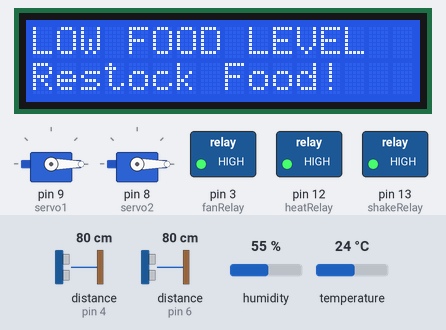
Bench run of a sketch on a simulated Arduino Leonardo, built with avr-gcc and run on an emulated ATmega32U4. Shown: 16×2 character LCD, 2 × servo, switched loads named in the sketch (green lamp = pin HIGH). Wiring (inferred from the names in the program): 2 × ultrasonic range finder: trigger pin 5, echo pin 4 / trigger pin 7, echo pin 6. The inputs (shaded band) are chosen by the test bench; at power-on: distance to the obstacle (sensors on pin 6, pin 4) 80 cm, temperature 24 °C, humidity 55 %. The echo pulse lasts 58.3 µs per cm; WiFi joins after 1.5 s; servers stay silent unless stated; pins used as bus, display or sensor lines are not drawn.

Above: at 5.1 s.
5.2 s: distance to the obstacle (sensor on pin 6) set to 24 cm
7.6 s: distance to the obstacle (sensor on pin 6) set to 20 cm
At 10.3 s:
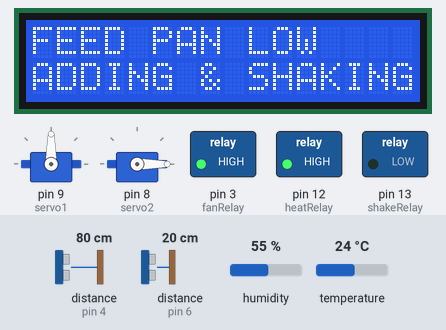
At 12.88 s:
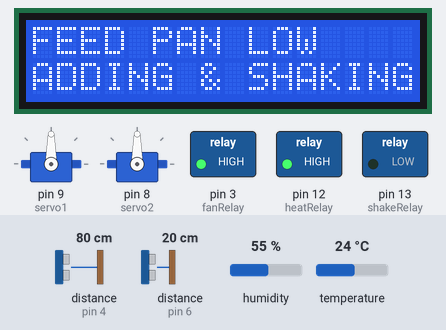
14.2 s: distance to the obstacle (sensor on pin 4) set to 8 cm
18.5 s: distance to the obstacle (sensor on pin 4) set to 5 cm
20.1 s: temperature set to 21 °C
At 26.4 s:
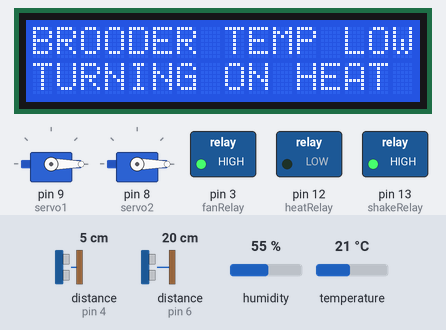
26.7 s: temperature set to 28 °C
At 28.9 s:
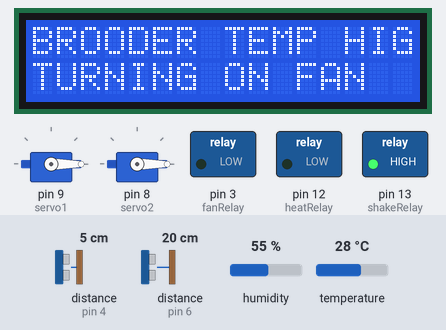
Timing chart, 0 to 30.2 s (numbered marks = the images above; inputs shaded):
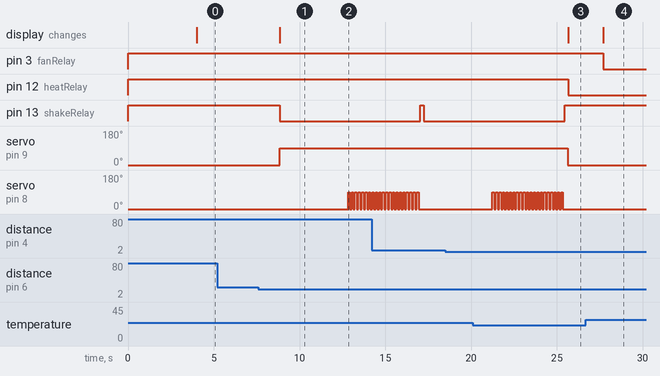

The sketch:

SmartBrooderBlynk.ino
```cpp
#define BLYNK_TEMPLATE_ID "TMPL2L9aai7qJ"
#define BLYNK_TEMPLATE_NAME "Smart Brooder"
#define BLYNK_AUTH_TOKEN "nt0I7E7LuwCIsdrheyO9R2FXR6TXtSSh"
#define BLYNK_PRINT Serial

#include <Servo.h>
#include <LiquidCrystal_I2C.h>
// #include <SoftwareSerial.h>
#include <BlynkSimpleShieldEsp8266.h>
#define EspSerial Serial1
#include <ESP8266_Lib.h>

// SoftwareSerial EspSerial(11, 10); // RX, TX

#define ESP8266_BAUD 115200

ESP8266 wifi(&EspSerial);
char auth[] = BLYNK_AUTH_TOKEN;
char ssid[] = "kianyaga";
char pass[] = "kianyaga123";

LiquidCrystal_I2C lcd(0x27, 16, 2);
Servo servo1, servo2;

#include <DHT.h>
DHT dht(2, DHT11); //(sensor pin,sensor type)

#define trig1 7
#define echo1 6
#define trig2 5
#define echo2  4

#define heatRelay 12
#define fanRelay  3
#define shakeRelay 13

//define sound velocity in cm/uS
#define SOUND_VELOCITY 0.034

long duration1, duration2;
float distance1, distance2;

int maxFood = 100;
float maxContainerSpace = 22;
float minContainerSpace = 4;
int sensorValue;

float t, h;
BlynkTimer timer;

void setup() {

  Serial.begin(9600); // Starts the serial communication
  pinMode(trig1, OUTPUT);
  pinMode(echo1, INPUT);
  pinMode(trig2, OUTPUT);
  pinMode(echo2, INPUT);
  pinMode(heatRelay, OUTPUT);
  pinMode(fanRelay, OUTPUT);
  pinMode(shakeRelay, OUTPUT);

  digitalWrite(fanRelay, HIGH);
  digitalWrite(heatRelay, HIGH);
  digitalWrite(shakeRelay, HIGH);

  lcd.init();
  lcd.clear();
  lcd.backlight(); // Make sure backlight is on

  // Print a message on both lines of the LCD.
  lcd.setCursor(1, 0); //Set cursor to character 2 on line 0
  lcd.print("SMART CHICKEN");

  lcd.setCursor(3, 1); //Move cursor to character 2 on line 1
  lcd.print("BROODER");

  dht.begin();

  servo1.attach(9);
  servo1.write(0);
  servo2.attach(8);
  servo2.write(0);
  delay(2000);

  int sensorValue = analogRead(A0);
  EspSerial.begin(ESP8266_BAUD);
  delay(10);
//  Blynk.begin(auth, ssid, pass);
Blynk.begin(BLYNK_AUTH_TOKEN, wifi, ssid, pass, "blynk.cloud", 80);
  // Timer setup
  timer.setInterval(1000L, sendSensorData); // Send sensor data every second
}

void sendSensorData() {

  delay(20);
  h = dht.readHumidity();
  t = dht.readTemperature();

  if (isnan(h) || isnan(t)) {
    Serial.println("Failed to read from DHT sensor!");
    return;
  }

  // Clears the trigPin1
  digitalWrite(trig1, LOW);
  delayMicroseconds(2);
  digitalWrite(trig1, HIGH);
  delayMicroseconds(10);
  digitalWrite(trig1, LOW);

  // Calculate the distance
  duration1 = pulseIn(echo1, HIGH);
  distance1 = duration1 * SOUND_VELOCITY / 2;
  float availableContainerSpace = ((distance1 - minContainerSpace) * 100) / maxContainerSpace;
  maxFood = 100 - availableContainerSpace;
  digitalWrite(trig2, LOW);
  delayMicroseconds(2);
  digitalWrite(trig2, HIGH);
  delayMicroseconds(10);
  digitalWrite(trig2, LOW);

  duration2 = pulseIn(echo2, HIGH);
  distance2 = duration2 * SOUND_VELOCITY / 2;

  lcd.clear();
  lcd.setCursor(0, 0); //Set cursor to character 2 on line 0
  lcd.print("Available: ");
  lcd.print(maxFood);
  lcd.print("%");
  lcd.setCursor(0, 1); //Set cursor to character 2 on line 0
  lcd.print("T:");
  lcd.print(t);
  lcd.setCursor(8, 1); //Set cursor to character 2 on line 0
  lcd.print("H:");
  lcd.print(h);
  lcd.print("%");

  if (maxFood <= 20) {
    lcd.clear();
    lcd.setCursor(0, 0); //Set cursor to character 2 on line 0
    lcd.print("LOW FOOD LEVEL");
    lcd.setCursor(0, 1); //Set cursor to character 2 on line 0
    lcd.print("Restock Food!");

    delay(1000);
  } else if (distance2 >= 6.0) {
    lcd.clear();
    lcd.setCursor(0, 0); //Set cursor to character 2 on line 0
    lcd.print("FEED PAN LOW");
    lcd.setCursor(0, 1); //Set cursor to character 2 on line 0
    lcd.print("ADDING & SHAKING");
    servo1.write(90);

    digitalWrite(shakeRelay, LOW);
    delay(4000);

    for (int i = 0; i <= 20; i++) {
      servo2.write(90);
      delay(100);
      servo2.write(0);
      delay(100);
    }
  } else {
    servo1.write(0);
  }

  if (t <= 22) {
    lcd.clear();
    lcd.setCursor(0, 0); //Set cursor to character 2 on line 0
    lcd.print("BROODER TEMP LOW");
    lcd.setCursor(0, 1); //Set cursor to character 2 on line 0
    lcd.print("TURNING ON HEAT");
    digitalWrite(heatRelay, LOW);

    delay(100);
  } else if (t >= 28) {
    lcd.clear();
    lcd.setCursor(0, 0); //Set cursor to character 2 on line 0
    lcd.print("BROODER TEMP HIGH");
    lcd.setCursor(0, 1); //Set cursor to character 2 on line 0
    lcd.print("TURNING ON FAN");
    digitalWrite(fanRelay, LOW);

    delay(100);
  } else {
    digitalWrite(fanRelay, HIGH);
    digitalWrite(heatRelay, HIGH);
    digitalWrite(shakeRelay, HIGH);
  }

  // Serial.print("Distance1: ");
  // Serial.println(distance1);
  // Serial.print("Distance2: ");
  // Serial.println(distance2);

  delay(100);
   Blynk.virtualWrite(V0, t); // Write temperature data to Blynk virtual pin V5
  Blynk.virtualWrite(V1, h); // Write humidity data to Blynk virtual pin V6
  Blynk.virtualWrite(V2, maxFood); // Write food level data to Blynk virtual pin V7
}

void loop() {
   Blynk.run(); // Run Blynk communication
  timer.run(); // Run BlynkTimer
}
```

Measured:
- the behaviour switches between 22 and 21 cm on distance to the obstacle (sensor on pin 6) (found by bisection; images 0 and 1)
- the behaviour switches between 23 and 22 °C on temperature (found by bisection; images 2 and 3)
- after the input at 5.2 s, every drawn part: stays the same
- after the input at 7.6 s, pin 13 (shakeRelay): HIGH → LOW after 1.2 s; servo on pin 9 (servo1): 0° → 90° after 1.2 s; servo on pin 8 (servo2): alternates 90° for 0.10 s and 0° for 0.10 s, starting after 5.2 s; the display: changes after 1.2 s (image 1)
- after the input at 18.5 s, every drawn part: stays the same
- after the input at 20.1 s, pin 12 (heatRelay): HIGH → LOW after 5.6 s; the display: changes after 5.6 s (image 3)
- after the input at 26.7 s, pin 3 (fanRelay): HIGH → LOW after 1.0 s; the display: changes after 1.0 s (image 4)
